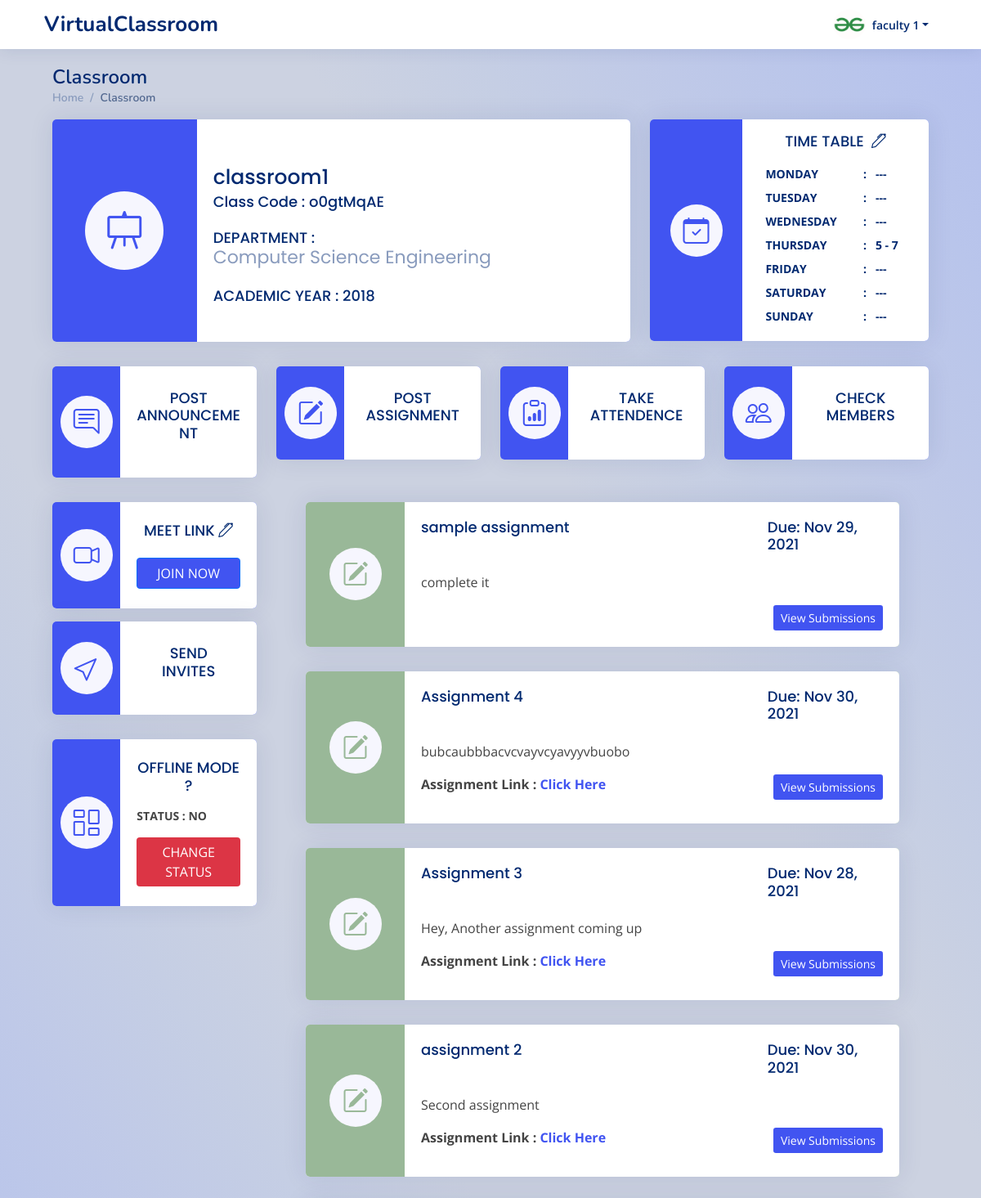
Page /faculty_subject/o0gtMqAE (signed in, upper part) on the earlier database version.
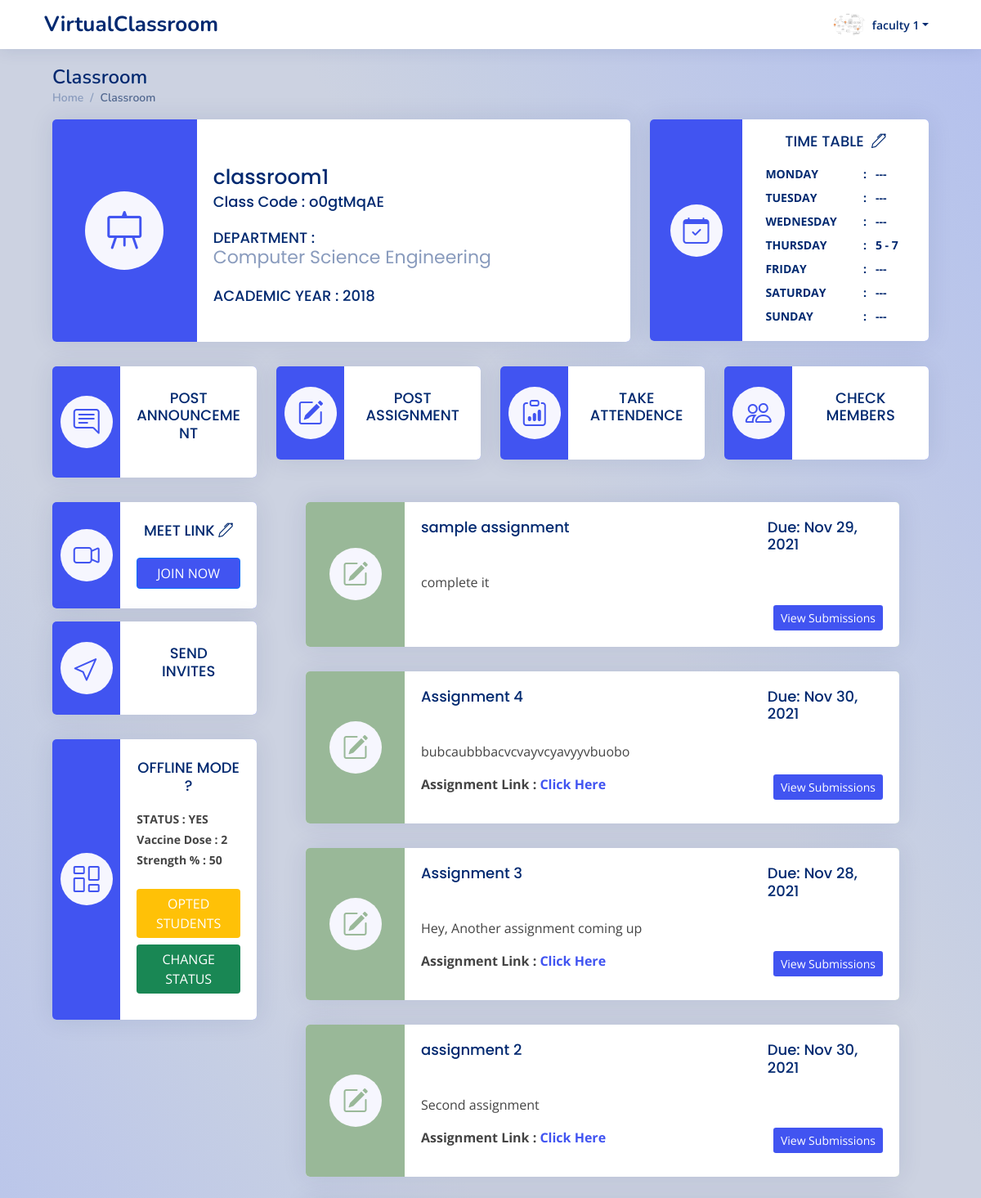
Same page on the later database version.
### myapp/models.py (models this page shows, shortened)
class FacultyDetails(models.Model):
    facultyId = models.ForeignKey(User,on_delete=models.CASCADE)
    facultyName = models.CharField(max_length=100,null=False)
    facultyPhone = PhoneNumberField(null=False, blank=False, unique=False, default='+91')
    facultyGender = models.CharField(max_length=20,null=True)
    facultyDOB = models.DateTimeField(default=datetime.now,null=True)
    facultyDesc = models.TextField(blank=False,null=True)
    facultyCollege = models.CharField(max_length=100,null=False)
    collegeState = models.CharField(max_length=50,null=False)
    experience = models.CharField(max_length=2,null=True)
    facultyPic = models.ImageField(upload_to='facultyPic/', null=True, blank=True)
    user_date = models.DateTimeField(default=datetime.now,null=True)

class OfflineClass(models.Model):
    classId = models.ForeignKey(ClassRoom,on_delete=models.CASCADE)
    offlineStatus = models.CharField(max_length=5,null=True,blank=True,default='NO')
    vaccineRequired = models.IntegerField(null=True,blank=True,default=0)
    classStrength = models.IntegerField(null=True,blank=True,default=0)
    studentList = models.TextField(blank=True,null=True)

### myapp/views.py (the view, shortened to what this page needs)
# urls.py: path('faculty_subject/<pk>',views.facultySubject,name='facultySubject'),
@login_required
def facultySubject(request,pk):
    if request.user.is_active and request.user.is_staff and not request.user.is_superuser:
        id=pk
        user=request.user
        classDetails = ClassRoom.objects.get(classId=id)
        userDetails = FacultyDetails.objects.get(facultyId_id = user.pk)
        announcements = Announcement.objects.filter(classId = classDetails.pk).annotate(type=Value('announcement', CharField()))
        assignments = Assignment.objects.filter(classId = classDetails.pk).annotate(type=Value('assignment', CharField()))
        all_items = list(assignments) + list(announcements)
        all_items_feed = sorted(all_items, key=lambda obj: obj.publishedTime,reverse=True)
        timeTable = {}
        strTime = classDetails.classTimeTable
        try:
            days = strTime.split('+')
            for x in days:
                curr = x.split(',')
                a = curr[0][1:]
                a=a.strip()
                a=a.strip("\'")
                b = curr[1]
                b=b.strip()
                b=b.strip("\'")
                c = curr[2][:len(curr[2])-1]
                c=c.strip()
                c=c.strip("\'")
                timeTable[a] = [b,c]
        except:
            timeTable={}
        classOfflineStatus = OfflineClass.objects.get(classId = id)
        context={
            'class':classDetails,
            'announcements' : announcements,
            'all_items_feed' : all_items_feed,
            'userDetails': userDetails,
            'timeTable':timeTable,
            'classOfflineStatus' : classOfflineStatus
        }
        return render(request,'faculty/facultySubject.html',context)
    else:
        return redirect('facultyLogin')

### myapp/views.py (called while the page is built)
@register.filter(name='get_start_time')
def get_start_time(d, k):
    return d[k][0]

@register.filter(name='get_end_time')
def get_end_time(d, k):
    return d[k][1]

### myapp/templates/faculty/facultySubject.html (shortened to what the changed rows need)
{% extends 'base.html' %}
{% block content %}
{% load static %}
  <header id="header" class="header fixed-top d-flex align-items-center px-lg-5">
    <nav class="header-nav ms-auto">
      <ul class="d-flex align-items-center">
        <li class="nav-item dropdown pe-3">
          <a class="nav-link nav-profile d-flex align-items-center pe-0" href="#" data-bs-toggle="dropdown">
            <img src="{{ userDetails.facultyPic.url }}" alt="Profile" class="rounded-circle" style="width:40px;">
            <span class="d-none d-md-block dropdown-toggle ps-2">{{user.first_name}} {{user.last_name}}</span>
          </a>
        </li>
      </ul>
    </nav>
  </header>
  <main id="main" class="main px-lg-3 mx-lg-5" >
    <div class="pagetitle px-xxl-5">
      <h1>Classroom</h1>
    </div>
    <section class="section dashboard px-xxl-5">
      <div class="row">
        <div class="col-lg-3">
          <div class="card mb-3 info-card sales-card pb-0">
           <div class="row g-0" style="background: #4154f1">
             <div class="col-md-8 bg-white">
               <div class="card-body my-1">
                 <div class="activity ">
                   {% if classOfflineStatus.offlineStatus == 'NO' %}
                      <p><strong>STATUS : NO</strong></p>
                      <a type="button" class="btn btn-primary col-sm-12 bg-danger" style="border:red;" data-bs-toggle="modal" data-bs-target="#enableOffline">CHANGE STATUS</a>
                   {% else %}
                      <p class="my-1"><strong>STATUS : YES</strong></p>
                      <p class="my-1"><strong>Vaccine Dose : {{classOfflineStatus.vaccineRequired}}</strong></p>
                      <p class="my-1"><strong>Strength % : {{classOfflineStatus.classStrength}}</strong></p>
                      <br>
                      <a href="{% url 'offlineOptedList' class.pk %}" class="btn btn-primary col-sm-12 my- 2 bg-warning" style="border:red;">OPTED STUDENTS</a>
                      <a type="button" class="btn btn-primary col-sm-12 bg-success my-2" style="border:green;" data-bs-toggle="modal" data-bs-target="#disableOffline">CHANGE STATUS</a>
                   {% endif %}
                 </div>
               </div>
             </div>
           </div>
         </div>
        </div>
      </div>
    </section>
  </main>
{% endblock %}

Differences in the rows shown:
changed FacultyDetails: facultyPic: a different picture
now on this page (row edited): OfflineClass: vaccineRequired "2", classStrength "50"
changed OfflineClass: offlineStatus "NO" → "YES" (drawn)
Other differences:
text no longer shown: "STATUS : NO"
text now shown: "STATUS : YES Vaccine Dose : Strength % : OPTED STUDENTS"
